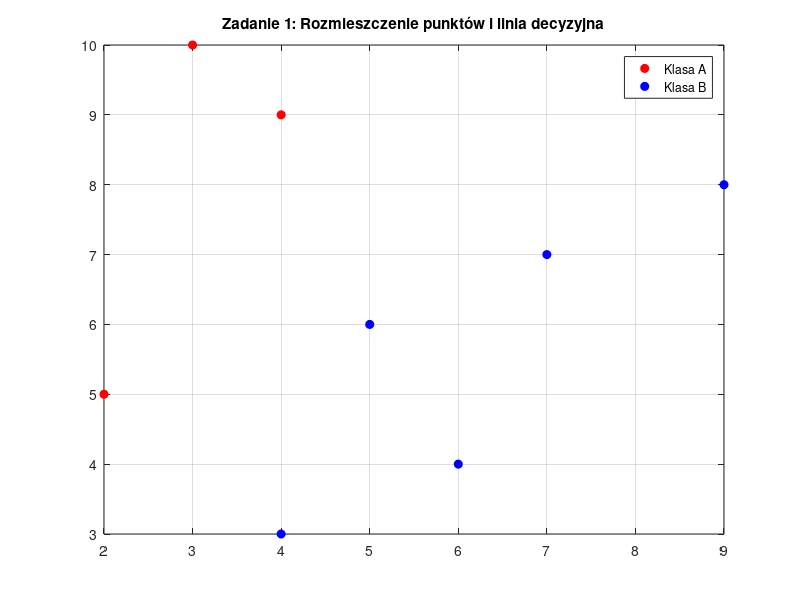

MATLAB code for this plot: (Note: this script raises an error after producing the figure.)
% Na płaszczyźnie znajdują się punkty:
% A1(2,5), A2(3,10), A3(4,9) oraz B1(4,3), B2(5,6), B3(6,4), B4(7,7), B5(9,8)

% Polecenia:
% a) Narysuj ich rozmieszczenie na płaszczyźnie (matlab) i rozstrzygnij, czy punkty można sklasyfikować jednoznacznie za pomocą jednego perceptronu. Odpowiedź uzasadnij?
% b) Jeżeli punkty można sklasyfikować, zaprojektuj sieć, która dokona tej klasyfikacji i ustaw wartości wag i biasu (matlab).
% c) Narysuj linię decyzyjną sieci.

% --- ZADANIE 1 (Wariant C) ---

% Definiujemy zbiory punktów
% Klasa A (przyjmujemy wartość docelową / target = 1)
A = [2, 3, 4;
    5, 10, 9]; 

% Klasa B (przyjmujemy wartość docelową / target = 0)
B = [4, 5, 6, 7, 9;
    3, 6, 4, 7, 8];

% Łączymy zbiory do macierzy wejść (P) i wektora celów (T)
P = [A, B];
T = [ones(1, size(A,2)), zeros(1, size(B,2))];

% a) Narysuj ich rozmieszczenie na płaszczyźnie
figure;
plot(A(1,:), A(2,:), 'ro', 'MarkerFaceColor', 'r'); hold on;
plot(B(1,:), B(2,:), 'bo', 'MarkerFaceColor', 'b');
grid on;
title('Zadanie 1: Rozmieszczenie punktów i linia decyzyjna');
legend('Klasa A', 'Klasa B');
% Odp: Na wykresie będzie widać, że punkty są liniowo separowalne, 
% co uzasadnia użycie jednego perceptronu.

% b) Zaprojektuj sieć i ustaw wartości wag i biasu
net = perceptron;
net = configure(net, P, T);
net.trainParam.epochs = 100; % Ustawiamy maksymalną liczbę epok
net = train(net, P, T);      % Sieć sama uczy się optymalnych wag

w = net.IW{1,1}; % Wagi wyuczonej sieci
b = net.b{1};    % Bias wyuczonej sieci

disp('--- ZADANIE 1 ---');
disp('Wyuczone wartości:');
disp(['Wagi (w1, w2): ', num2str(w)]);
disp(['Bias (b): ', num2str(b)]);

% c) Narysuj linię decyzyjną
plotpc(w, b);
hold off;
